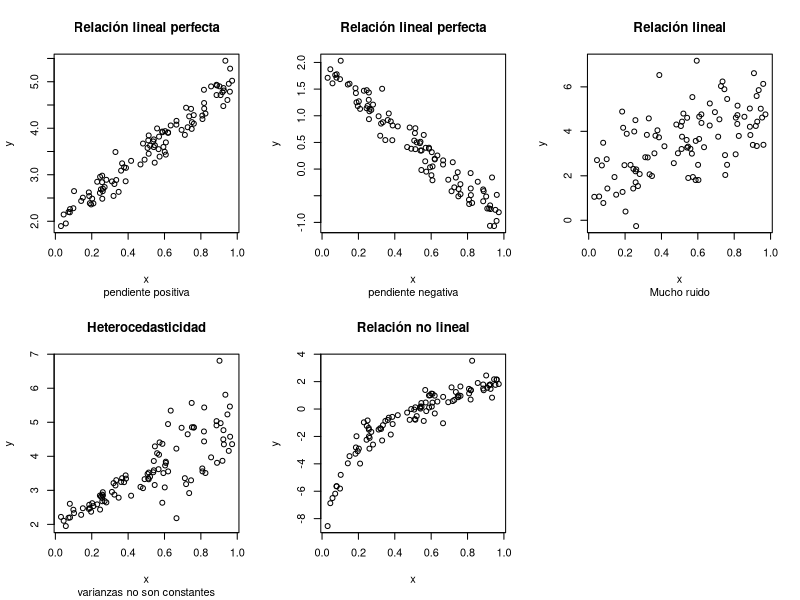
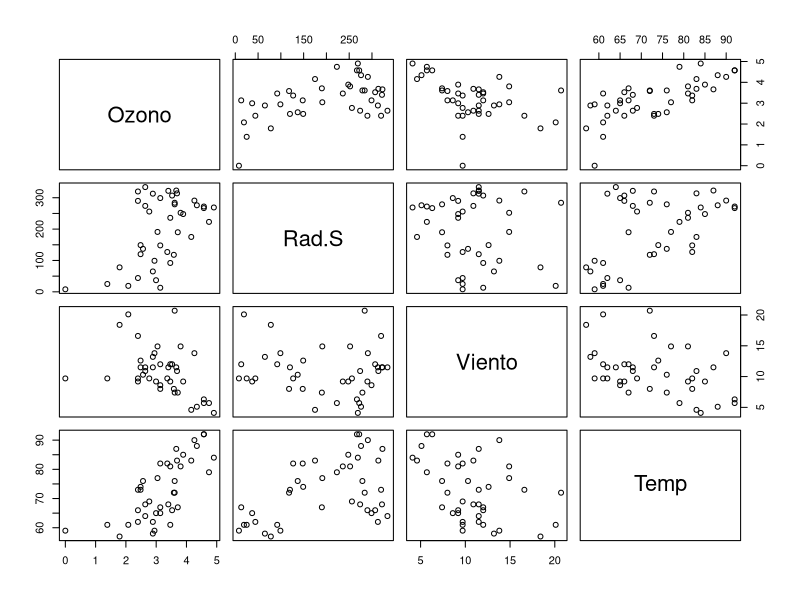
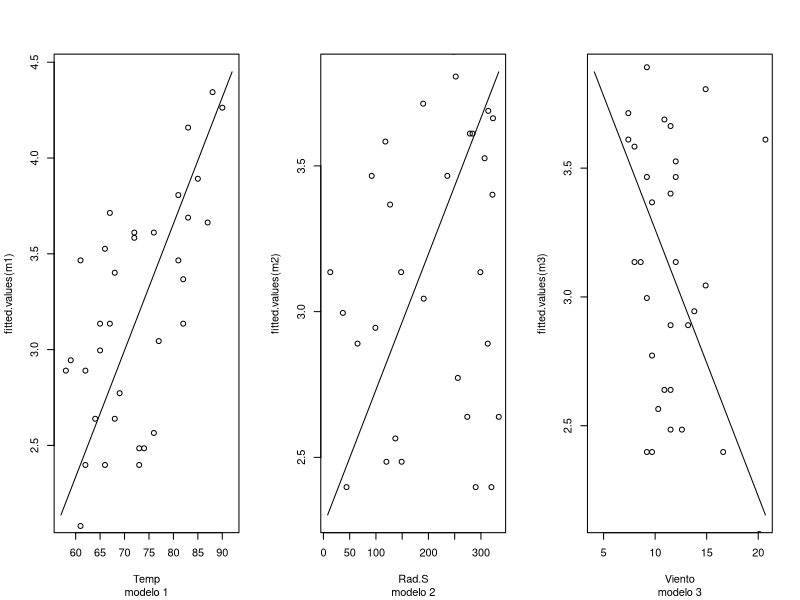
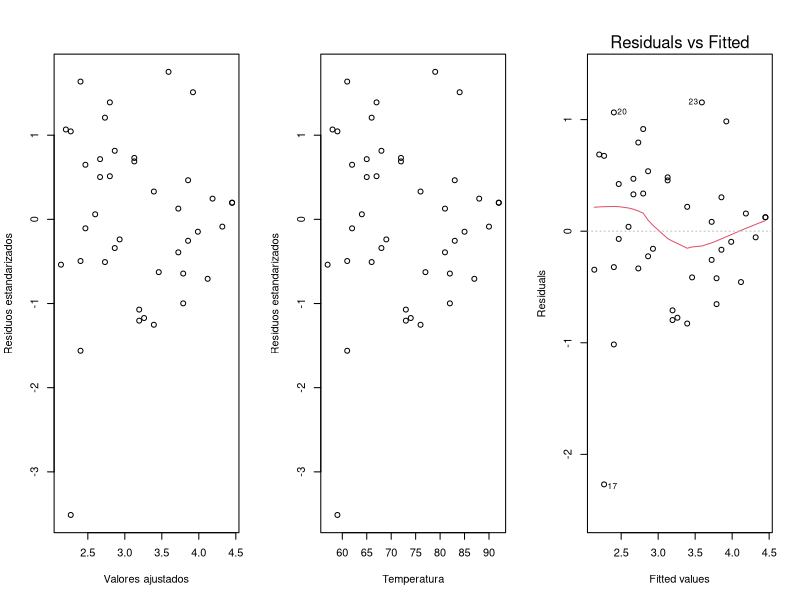
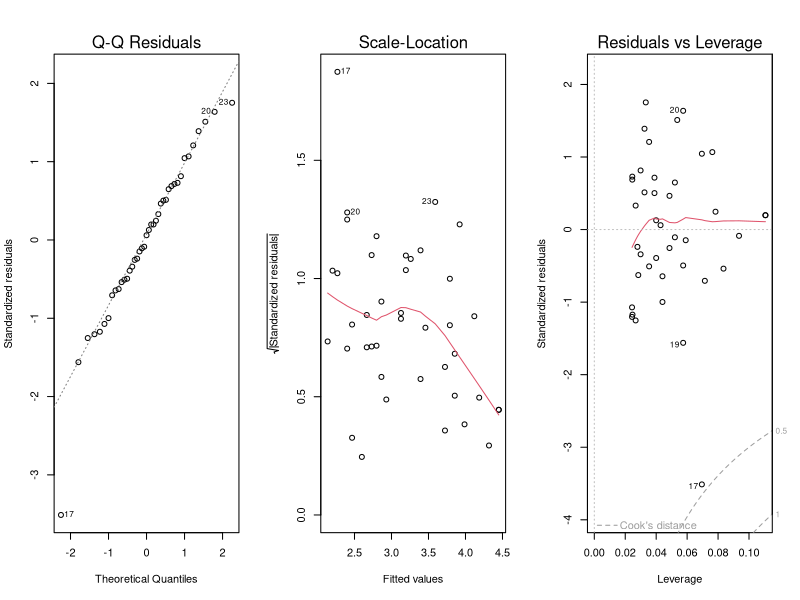
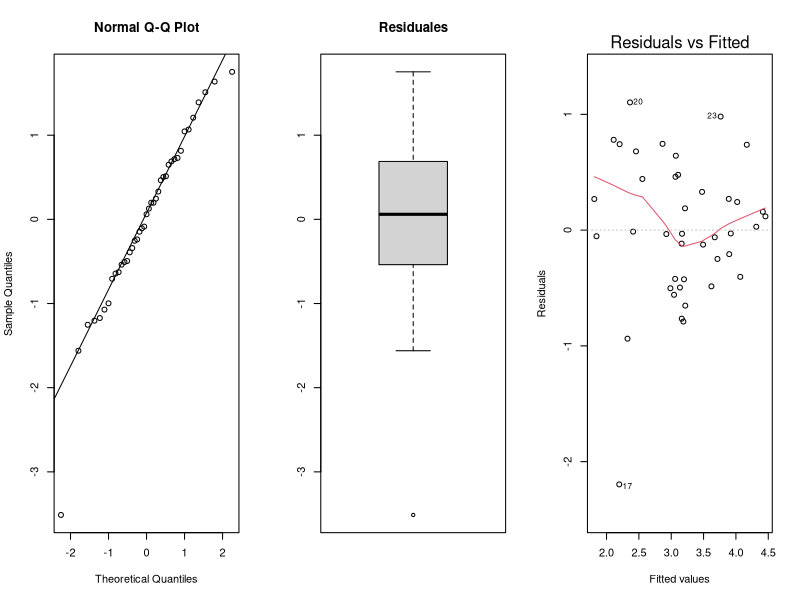
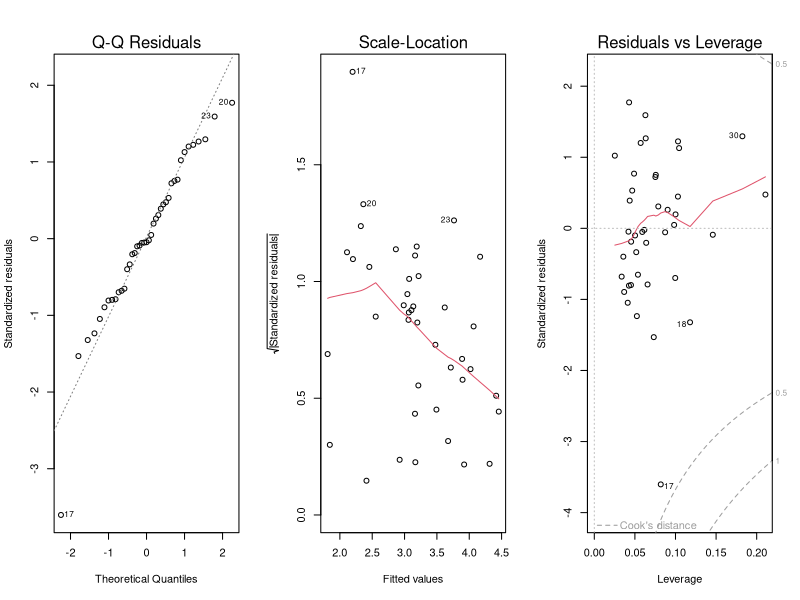
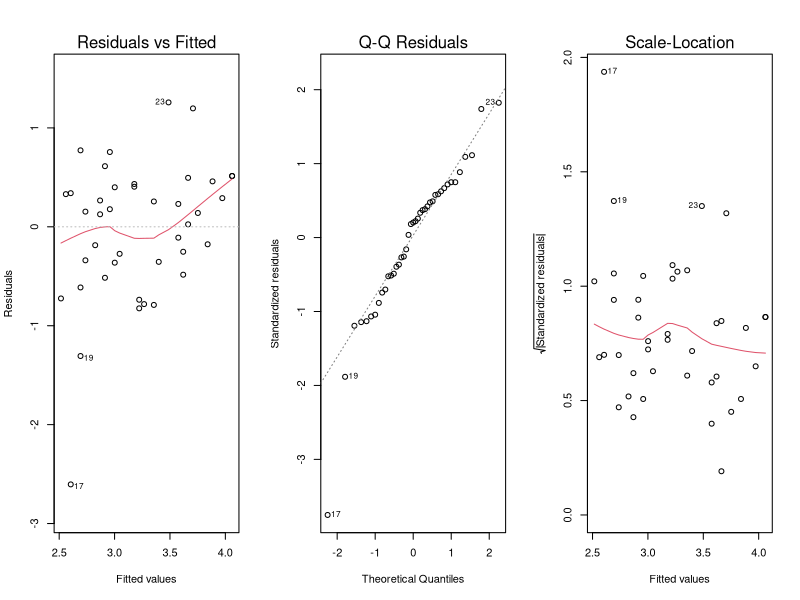

These charts were generated, in order, by the following R code:

#MODELOS LINEALES 
#Tipos de relaciones entre variables
# Modelo: y=ax+b+eps

par(mfrow = c(2, 3)) 


#parámetros (inventados por mi)
a=2
b=3

desv=0.2 #desviación estándar

eps=rnorm(100,sd=desv) # epsilon (valor aleatorio)
x=runif(100)
y=a+b*x+eps

# Grafico de dispersion 1
plot(x,y, main="Relación lineal perfecta", sub="pendiente positiva")
(cor(x,y))
# Grafico de dispersion 2
b=-3 # con otro parámetro
y=a+b*x+eps
plot(x,y, main="Relación lineal perfecta",sub="pendiente negativa")
(cor(x,y))

# Grafico de dispersion 3
b=3 # con otro parámetro
desv=1.2 #desviación estándar
eps=rnorm(100,sd=desv) # epsilon (valor aleatorio)

y=a+b*x+eps
plot(x,y, main="Relación lineal",sub="Mucho ruido")
(cor(x,y))

# Grafico de dispersion 4 (heterocedasticidad)
#en este caso las varianzas no son constantes


eps=c(rnorm(50,sd=0.2),rnorm(50,sd=0.8)) # epsilon (valor aleatorio)


y=a+b*sort(x)+eps
plot(sort(x),y, main="Heterocedasticidad",sub="varianzas no son constantes",xlab="x")

(cor(x,y))

## Grafico de dispersion 5 (relación no lineal)

y=a+b*log(x)+eps
plot(x,y, main="Relación no lineal")
(cor(x,y))



##### Ajuste de modelos lineales para los datos de ozono

datos=read.table("ozono.txt",header=TRUE)
datos
attach(datos) 
names(datos) 

#diagrama de dispersi??n
pairs(datos)

#correlaci??n
cor(datos)

#modelos lineales simples:

#modelo 1:
m1=lm(Ozono ~Temp) 
names(m1)
m1


#modelo 2:
m2=lm(Ozono ~ Rad.S)
m2

#modelo 3:
m3=lm(Ozono ~ Viento) 
m3

#gr??ficos (para observar como se ajustaron los modelos)

par(mfrow = c(1, 3))

plot(Temp, fitted.values(m1), sub="modelo 1",type="l")
points(Temp,Ozono)

plot(Rad.S,fitted.values(m2), sub="modelo 2",type="l")
points(Rad.S,Ozono)

plot(Viento,fitted.values(m3),sub="modelo 3",type="l")
points(Viento,Ozono)


#PRUEBA DE HIP??TESIS SOBRE LOS PAR??METROS y COEF. DE DETERMINACI??N

summary(m1)
summary(m2)
summary(m3)

#CRITICA DEL MODELO

#Chequeo de la independencia de los residuos y var de los residuos constante.

#independencia respecto a los valores ajustados.
plot(fitted.values(m1),rstandard(m1),xlab="Valores ajustados",ylab="Residuos estandarizados")
cor(fitted.values(m1),rstandard(m1)) #esto confirma la independencia numericamente
#independencia de los residuos respecto a Temp
plot(Temp,rstandard(m1), xlab= "Temperatura", ylab="Residuos estandarizados")
cor(Temp, rstandard(m1))

names(m1)
cor(m1$residuals,m1$fitted.values)
cor(rstandard(m1),fitted.values(m1))
plot(m1)
mean(m1$residuals)
mean(rstandard(m1))
#chequeo de la normalidad de los residuos
qqnorm(rstandard(m1))
qqline(rstandard(m1))

#media de los residuos igual a cero
mean(rstandard(m1))
boxplot(rstandard(m1),main="Residuales")


#modelo 4:
m4=lm(Ozono ~ Temp + Rad.S + Viento) 
summary(m4)

#Modelo 5:
m5=lm(Ozono ~ Temp + Rad.S +Viento -1) 
summary(m5)
plot(m5)

#Modelo 6: 
m6=lm(Ozono ~ Temp +Viento -1)
summary(m6)

#Modelo 7: 
m7=lm(Ozono ~ Temp -1)
summary(m7)
plot(m7)

#PREDICCIÓN 

#Procedamos ahora a graficar las bandas de intervalos de confianza y de predicci??n, para ello se debe escribir en R:

new=data.frame(Temp=seq(60, 100, 5))# valores con los que se van a predecir la concentraci??n de Ozono

Temp1=predict(m7,new,interval="prediction")# Intervalo de prediccion
Temp2=predict(m7,new,interval='confidence')# Intervalo de confianza del 95%
matplot(new$Temp,cbind(Temp1, Temp2[,-1]), lty=c(1,2,2,3,3), type="l", ylab="predicted Ozono")


#Los datos representan el ingreso per capita de 20 pa??ses de Europa para el a??o 1960. 
#Se presenta tambi??n el porcentaje de la fuerza laboral empleada en 
#agricultura, industria y servicios de cada pa??a

#El nombre de las variables es:
  # PCINC = Per capita income , 1960 ($) 
  #AGR = Percent of labor force in agriculture, 1960
  #IND = Percent of labor force in industry, 1960
  #SER = Percent of labor force in service occupations, 1960

# Leemos los datos ####
datos=read.table("ingreso_EUR.txt",header=T)
attach(datos)

#Hacemos los diagramas de dispersi??n

plot(AGR,PCINC,xlab="Porcentaje de la fuerza laboral dedicado a Agrigultura", ylab="Ingreso per capita ($)")
title("Relaci??n entre AGR e PCINC")
a=cor(AGR,PCINC)
text(70,1500,labels=as.character(a),cex=1,col="red")

plot(IND,PCINC,xlab="Porcentaje de la fuerza laboral dedicado a la Industria", ylab="Ingreso per capita ($)")
title("Relaci??n entre IND e PCINC")
a=cor(IND,PCINC)
text(20,1500,labels=as.character(a),cex=1,col="red")

plot(SER,PCINC,xlab="Porcentaje de la fuerza laboral dedicado a los Servicios", ylab="Ingreso per capita ($)")
title("Relaci??n entre SER e PCINC")
a=cor(SER,PCINC)
text(17,1500,labels=as.character(a),cex=1,col="red")

#Hacemos el ajuste del modelo por m??nimos cuadrados
mods=lm(PCINC~AGR+IND+SER)
summary(mods)

mod2=lm(PCINC~IND+SER)
summary(mod2)

mod3=lm(PCINC~ IND)
summary(mod3)

mod4=lm(PCINC~IND -1)
summary(mod4)


#Trazamos la recta de regresi??n sobre el diagrama de puntos
plot(IND,PCINC)
abline(mod4)
beta1=mod4$coeff[1]
(beta0=mod4$coeff[2])
text(20,1000,bquote(hat(y)==.(beta)+.(beta1)*x))


##### An??lisis de los residuos ####

#Para chequear la normalidad 
par(mfrow=c(1,3))
hist(rstandard(mod4))
boxplot(rstandard(mod4),main="Diagrama de cajas de los residuos")
qqnorm(rstandard(mod4))
qqline(rstandard(mod4))

# Para chequear la homocedasticidad
par(mfrow=c(1,2))
plot(rstandard(mod4))
abline(h=0,col=2)
plot(mod4$fitted,rstandard(mod4))
title("Residuos versus valores ajustados")
abline(h=0,col=2)

#Para chequear la independencia
par(mfrow=c(1,1))
plot(IND,rstandard(mod4),main="Residuos estandarizados versus variable independiente")
abline(h=0,col=2)

###### Inferencia ####
summary(IND)

# Calculamos el intervalo de confianza para la media y
(valores=data.frame(IND=c(22,40,50)))
predict(mod4,newdata=valores,interval=c("confidence"),level=.95)

#Calculo del intervalo de confianza para la predicci??n de y
predict(mod4,newdata=valores,interval=c("prediction"),level=.95)

# Graficamos las bandas de confianza y de predicci??n
porc.ind=data.frame(IND=seq(0,100,0.5))
limc=predict(mod4,newdata=porc.ind,interval=c("confidence"),level=.95)
limp=predict(mod4,newdata=porc.ind,interval=c("prediction"),level=.95)
limites=cbind(porc.ind,limc[,2:3],limp[,2:3])
plot(limites[,1],limites[,2],xlab="Porcentaje de fuerza en la industria",ylab=" Ingreso per capita",ylim=c(0,2000),type="l",col=2)
title("Bandas de confianza y predicci??n")
points(limites[,1],limites[,3],type="l",col=2)
points(limites[,1],limites[,4],type="l",col=2)
points(limites[,1],limites[,4],type="l",col=4)
points(limites[,1],limites[,5],type="l",col=4)
points(limites[,1],limites[,4],type="l",col=4)
points(datos$IND,datos$PCINC)
abline(mod4)
bandas=expression("Intervalo de la media", "Intervalo de predicci??n")
legend(0,1500,bandas,lty=1,col=c(2,4))
 
